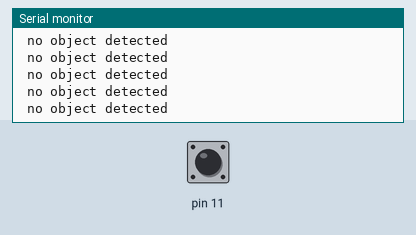
Recording of a sketch running on a simulated Arduino Uno, built with avr-gcc and run on an emulated ATmega328P. On the bench: the last lines printed to the serial monitor. Inputs (shaded band) come from the test bench; at power-on: pin 11 LOW.

Above: at 1.2 s.
1.3 s: pin 11 driven HIGH
At 2.4 s:
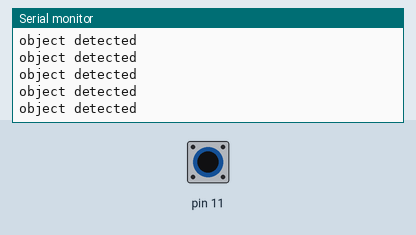
3.2 s: pin 11 driven LOW
At 4.1 s:
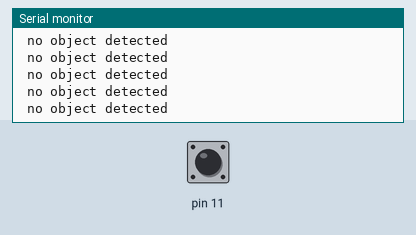
6.2 s: pin 11 driven HIGH
At 7.0 s:
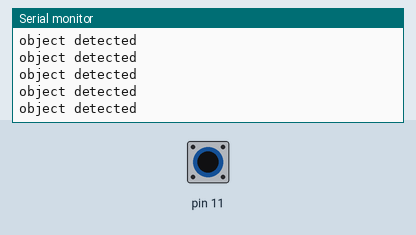
9.2 s: pin 11 driven LOW
At 10.0 s:
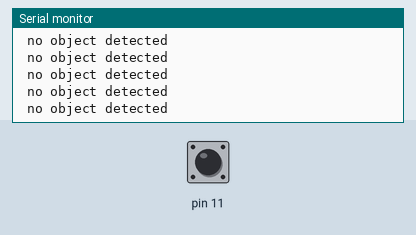
12.2 s: pin 11 pulsed HIGH 2 times (0.12 s each, 0.3 s apart)
15.8 s: pin 11 driven HIGH
At 16.8 s:
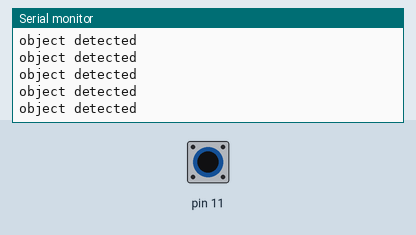

Measured:
- after the input at 1.3 s, the serial monitor: prints a new line after 0.08 s (image 1)
- after the input at 15.8 s, the serial monitor: prints a new line after 0.08 s (image 5)

The sketch:

Task_18Sicksensor.ino
```cpp
//Sick temperature Sensor(PNP)

int a ;

void setup()
{
Serial.begin(9600);
pinMode(11,INPUT);
}

void loop()
{
a=digitalRead(11);
if (a==HIGH){
  Serial.println("object detected");
}
else if (a==LOW)
{
    Serial.println(" no object detected");
}
}
```
